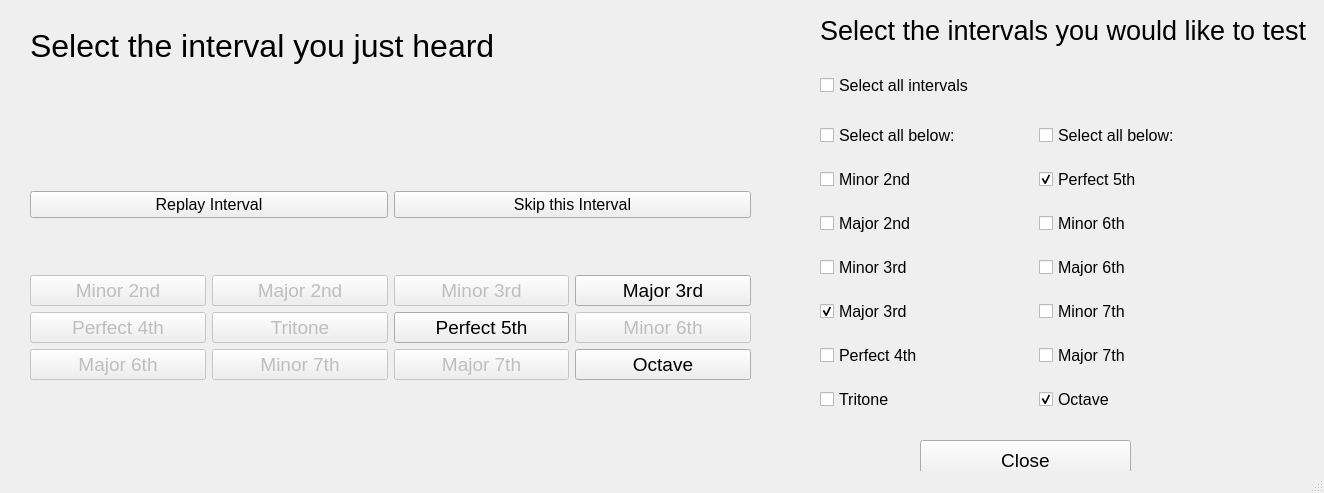
<?xml version="1.0" encoding="UTF-8"?>
<ui version="4.0">
 <class>IntervalTestWindow</class>
 <widget class="QMainWindow" name="IntervalTestWindow">
  <property name="enabled">
   <bool>true</bool>
  </property>
  <property name="geometry">
   <rect>
    <x>0</x>
    <y>0</y>
    <width>1324</width>
    <height>493</height>
   </rect>
  </property>
  <property name="windowTitle">
   <string>Interval Test</string>
  </property>
  <widget class="QWidget" name="centralwidget">
   <widget class="QLabel" name="label">
    <property name="enabled">
     <bool>true</bool>
    </property>
    <property name="geometry">
     <rect>
      <x>30</x>
      <y>-30</y>
      <width>821</width>
      <height>151</height>
     </rect>
    </property>
    <property name="font">
     <font>
      <pointsize>24</pointsize>
     </font>
    </property>
    <property name="text">
     <string>Select the interval you just heard</string>
    </property>
   </widget>
   <widget class="QLabel" name="output_label">
    <property name="geometry">
     <rect>
      <x>30</x>
      <y>90</y>
      <width>471</width>
      <height>51</height>
     </rect>
    </property>
    <property name="font">
     <font>
      <pointsize>14</pointsize>
     </font>
    </property>
    <property name="text">
     <string/>
    </property>
   </widget>
   <widget class="QWidget" name="verticalLayoutWidget">
    <property name="geometry">
     <rect>
      <x>30</x>
      <y>140</y>
      <width>721</width>
      <height>291</height>
     </rect>
    </property>
    <layout class="QVBoxLayout" name="verticalLayout">
     <item>
      <layout class="QHBoxLayout" name="horizontalLayout_2">
       <item>
        <widget class="QPushButton" name="replay_button">
         <property name="font">
          <font>
           <pointsize>12</pointsize>
          </font>
         </property>
         <property name="text">
          <string>Replay Interval</string>
         </property>
        </widget>
       </item>
       <item>
        <widget class="QPushButton" name="skip_button">
         <property name="font">
          <font>
           <pointsize>12</pointsize>
          </font>
         </property>
         <property name="text">
          <string>Skip this Interval</string>
         </property>
        </widget>
       </item>
      </layout>
     </item>
     <item>
      <layout class="QGridLayout" name="gridLayout">
       <item row="3" column="5">
        <widget class="QPushButton" name="P8_button">
         <property name="enabled">
          <bool>true</bool>
         </property>
         <property name="font">
          <font>
           <pointsize>14</pointsize>
          </font>
         </property>
         <property name="accessibleName">
          <string>OCTAVE</string>
         </property>
         <property name="text">
          <string>Octave</string>
         </property>
         <attribute name="buttonGroup">
          <string notr="true">interval_buttonGroup</string>
         </attribute>
        </widget>
       </item>
       <item row="2" column="5">
        <widget class="QPushButton" name="m6_button">
         <property name="enabled">
          <bool>false</bool>
         </property>
         <property name="font">
          <font>
           <pointsize>14</pointsize>
          </font>
         </property>
         <property name="accessibleName">
          <string>MINOR_6TH</string>
         </property>
         <property name="text">
          <string>Minor 6th</string>
         </property>
         <attribute name="buttonGroup">
          <string notr="true">interval_buttonGroup</string>
         </attribute>
        </widget>
       </item>
       <item row="1" column="5">
        <widget class="QPushButton" name="M3_button">
         <property name="enabled">
          <bool>true</bool>
         </property>
         <property name="font">
          <font>
           <pointsize>14</pointsize>
          </font>
         </property>
         <property name="accessibleName">
          <string>MAJOR_3RD</string>
         </property>
         <property name="text">
          <string>Major 3rd</string>
         </property>
         <attribute name="buttonGroup">
          <string notr="true">interval_buttonGroup</string>
         </attribute>
        </widget>
       </item>
       <item row="3" column="2">
        <widget class="QPushButton" name="M6_button">
         <property name="enabled">
          <bool>false</bool>
         </property>
         <property name="font">
          <font>
           <pointsize>14</pointsize>
          </font>
         </property>
         <property name="accessibleName">
          <string>MAJOR_6TH</string>
         </property>
         <property name="text">
          <string>Major 6th</string>
         </property>
         <attribute name="buttonGroup">
          <string notr="true">interval_buttonGroup</string>
         </attribute>
        </widget>
       </item>
       <item row="2" column="3">
        <widget class="QPushButton" name="TT_button">
         <property name="enabled">
          <bool>false</bool>
         </property>
         <property name="font">
          <font>
           <pointsize>14</pointsize>
          </font>
         </property>
         <property name="accessibleName">
          <string>TRITONE</string>
         </property>
         <property name="text">
          <string>Tritone</string>
         </property>
         <attribute name="buttonGroup">
          <string notr="true">interval_buttonGroup</string>
         </attribute>
        </widget>
       </item>
       <item row="2" column="4">
        <widget class="QPushButton" name="P5_button">
         <property name="enabled">
          <bool>true</bool>
         </property>
         <property name="font">
          <font>
           <pointsize>14</pointsize>
          </font>
         </property>
         <property name="accessibleName">
          <string>PERFECT_5TH</string>
         </property>
         <property name="text">
          <string>Perfect 5th</string>
         </property>
         <attribute name="buttonGroup">
          <string notr="true">interval_buttonGroup</string>
         </attribute>
        </widget>
       </item>
       <item row="2" column="2">
        <widget class="QPushButton" name="P4_button">
         <property name="enabled">
          <bool>false</bool>
         </property>
         <property name="font">
          <font>
           <pointsize>14</pointsize>
          </font>
         </property>
         <property name="accessibleName">
          <string>PERFECT_4TH</string>
         </property>
         <property name="text">
          <string>Perfect 4th</string>
         </property>
         <attribute name="buttonGroup">
          <string notr="true">interval_buttonGroup</string>
         </attribute>
        </widget>
       </item>
       <item row="1" column="2">
        <widget class="QPushButton" name="m2_button">
         <property name="enabled">
          <bool>false</bool>
         </property>
         <property name="font">
          <font>
           <pointsize>14</pointsize>
          </font>
         </property>
         <property name="accessibleName">
          <string>MINOR_2ND</string>
         </property>
         <property name="text">
          <string>Minor 2nd</string>
         </property>
         <attribute name="buttonGroup">
          <string notr="true">interval_buttonGroup</string>
         </attribute>
        </widget>
       </item>
       <item row="3" column="3">
        <widget class="QPushButton" name="m7_button">
         <property name="enabled">
          <bool>false</bool>
         </property>
         <property name="font">
          <font>
           <pointsize>14</pointsize>
          </font>
         </property>
         <property name="accessibleName">
          <string>MINOR_7TH</string>
         </property>
         <property name="text">
          <string>Minor 7th</string>
         </property>
         <attribute name="buttonGroup">
          <string notr="true">interval_buttonGroup</string>
         </attribute>
        </widget>
       </item>
       <item row="1" column="4">
        <widget class="QPushButton" name="m3_button">
         <property name="enabled">
          <bool>false</bool>
         </property>
         <property name="font">
          <font>
           <pointsize>14</pointsize>
          </font>
         </property>
         <property name="accessibleName">
          <string>MINOR_3RD</string>
         </property>
         <property name="text">
          <string>Minor 3rd</string>
         </property>
         <attribute name="buttonGroup">
          <string notr="true">interval_buttonGroup</string>
         </attribute>
        </widget>
       </item>
       <item row="1" column="3">
        <widget class="QPushButton" name="M2_button">
         <property name="enabled">
          <bool>false</bool>
         </property>
         <property name="font">
          <font>
           <pointsize>14</pointsize>
          </font>
         </property>
         <property name="accessibleName">
          <string>MAJOR_2ND</string>
         </property>
         <property name="text">
          <string>Major 2nd</string>
         </property>
         <attribute name="buttonGroup">
          <string notr="true">interval_buttonGroup</string>
         </attribute>
        </widget>
       </item>
       <item row="3" column="4">
        <widget class="QPushButton" name="M7_button">
         <property name="enabled">
          <bool>false</bool>
         </property>
         <property name="font">
          <font>
           <pointsize>14</pointsize>
          </font>
         </property>
         <property name="accessibleName">
          <string>MAJOR_7TH</string>
         </property>
         <property name="text">
          <string>Major 7th</string>
         </property>
         <attribute name="buttonGroup">
          <string notr="true">interval_buttonGroup</string>
         </attribute>
        </widget>
       </item>
      </layout>
     </item>
    </layout>
   </widget>
   <widget class="QLabel" name="score_label">
    <property name="geometry">
     <rect>
      <x>620</x>
      <y>80</y>
      <width>211</width>
      <height>61</height>
     </rect>
    </property>
    <property name="font">
     <font>
      <pointsize>14</pointsize>
     </font>
    </property>
    <property name="text">
     <string/>
    </property>
   </widget>
   <widget class="QPushButton" name="close_button">
    <property name="geometry">
     <rect>
      <x>920</x>
      <y>440</y>
      <width>211</width>
      <height>41</height>
     </rect>
    </property>
    <property name="font">
     <font>
      <pointsize>14</pointsize>
     </font>
    </property>
    <property name="text">
     <string>Close</string>
    </property>
   </widget>
   <widget class="QCheckBox" name="select_all">
    <property name="geometry">
     <rect>
      <x>820</x>
      <y>70</y>
      <width>311</width>
      <height>31</height>
     </rect>
    </property>
    <property name="font">
     <font>
      <pointsize>12</pointsize>
     </font>
    </property>
    <property name="text">
     <string>Select all intervals</string>
    </property>
   </widget>
   <widget class="QLabel" name="label_2">
    <property name="geometry">
     <rect>
      <x>820</x>
      <y>0</y>
      <width>591</width>
      <height>61</height>
     </rect>
    </property>
    <property name="font">
     <font>
      <pointsize>20</pointsize>
     </font>
    </property>
    <property name="text">
     <string>Select the intervals you would like to test</string>
    </property>
   </widget>
   <widget class="QWidget" name="horizontalLayoutWidget">
    <property name="geometry">
     <rect>
      <x>820</x>
      <y>110</y>
      <width>431</width>
      <height>321</height>
     </rect>
    </property>
    <layout class="QHBoxLayout" name="horizontalLayout">
     <item>
      <layout class="QVBoxLayout" name="verticalLayout_2">
       <item>
        <widget class="QCheckBox" name="select_all1">
         <property name="font">
          <font>
           <pointsize>12</pointsize>
          </font>
         </property>
         <property name="text">
          <string>Select all below:</string>
         </property>
        </widget>
       </item>
       <item>
        <widget class="QCheckBox" name="checkBox">
         <property name="font">
          <font>
           <pointsize>12</pointsize>
          </font>
         </property>
         <property name="accessibleName">
          <string>MINOR_2ND</string>
         </property>
         <property name="text">
          <string>Minor 2nd</string>
         </property>
         <attribute name="buttonGroup">
          <string notr="true">buttonGroup1</string>
         </attribute>
        </widget>
       </item>
       <item>
        <widget class="QCheckBox" name="checkBox_2">
         <property name="font">
          <font>
           <pointsize>12</pointsize>
          </font>
         </property>
         <property name="accessibleName">
          <string>MAJOR_2ND</string>
         </property>
         <property name="text">
          <string>Major 2nd</string>
         </property>
         <attribute name="buttonGroup">
          <string notr="true">buttonGroup1</string>
         </attribute>
        </widget>
       </item>
       <item>
        <widget class="QCheckBox" name="checkBox_3">
         <property name="font">
          <font>
           <pointsize>12</pointsize>
          </font>
         </property>
         <property name="accessibleName">
          <string>MINOR_3RD</string>
         </property>
         <property name="text">
          <string>Minor 3rd</string>
         </property>
         <attribute name="buttonGroup">
          <string notr="true">buttonGroup1</string>
         </attribute>
        </widget>
       </item>
       <item>
        <widget class="QCheckBox" name="checkBox_4">
         <property name="font">
          <font>
           <pointsize>12</pointsize>
          </font>
         </property>
         <property name="accessibleName">
          <string>MAJOR_3RD</string>
         </property>
         <property name="text">
          <string>Major 3rd</string>
         </property>
         <property name="checked">
          <bool>true</bool>
         </property>
         <attribute name="buttonGroup">
          <string notr="true">buttonGroup1</string>
         </attribute>
        </widget>
       </item>
       <item>
        <widget class="QCheckBox" name="checkBox_5">
         <property name="font">
          <font>
           <pointsize>12</pointsize>
          </font>
         </property>
         <property name="accessibleName">
          <string>PERFECT_4TH</string>
         </property>
         <property name="text">
          <string>Perfect 4th</string>
         </property>
         <attribute name="buttonGroup">
          <string notr="true">buttonGroup1</string>
         </attribute>
        </widget>
       </item>
       <item>
        <widget class="QCheckBox" name="checkBox_6">
         <property name="font">
          <font>
           <pointsize>12</pointsize>
          </font>
         </property>
         <property name="accessibleName">
          <string>TRITONE</string>
         </property>
         <property name="text">
          <string>Tritone</string>
         </property>
         <attribute name="buttonGroup">
          <string notr="true">buttonGroup1</string>
         </attribute>
        </widget>
       </item>
      </layout>
     </item>
     <item>
      <layout class="QVBoxLayout" name="verticalLayout_3">
       <item>
        <widget class="QCheckBox" name="select_all2">
         <property name="font">
          <font>
           <pointsize>12</pointsize>
          </font>
         </property>
         <property name="text">
          <string>Select all below:</string>
         </property>
        </widget>
       </item>
       <item>
        <widget class="QCheckBox" name="checkBox_7">
         <property name="font">
          <font>
           <pointsize>12</pointsize>
          </font>
         </property>
         <property name="accessibleName">
          <string>PERFECT_5TH</string>
         </property>
         <property name="text">
          <string>Perfect 5th</string>
         </property>
         <property name="checked">
          <bool>true</bool>
         </property>
         <attribute name="buttonGroup">
          <string notr="true">buttonGroup2</string>
         </attribute>
        </widget>
       </item>
       <item>
        <widget class="QCheckBox" name="checkBox_8">
         <property name="font">
          <font>
           <pointsize>12</pointsize>
          </font>
         </property>
         <property name="accessibleName">
          <string>MINOR_6TH</string>
         </property>
         <property name="text">
          <string>Minor 6th</string>
         </property>
         <attribute name="buttonGroup">
          <string notr="true">buttonGroup2</string>
         </attribute>
        </widget>
       </item>
       <item>
        <widget class="QCheckBox" name="checkBox_9">
         <property name="font">
          <font>
           <pointsize>12</pointsize>
          </font>
         </property>
         <property name="accessibleName">
          <string>MAJOR_6TH</string>
         </property>
         <property name="text">
          <string>Major 6th</string>
         </property>
         <attribute name="buttonGroup">
          <string notr="true">buttonGroup2</string>
         </attribute>
        </widget>
       </item>
       <item>
        <widget class="QCheckBox" name="checkBox_10">
         <property name="font">
          <font>
           <pointsize>12</pointsize>
          </font>
         </property>
         <property name="accessibleName">
          <string>MINOR_7TH</string>
         </property>
         <property name="text">
          <string>Minor 7th</string>
         </property>
         <attribute name="buttonGroup">
          <string notr="true">buttonGroup2</string>
         </attribute>
        </widget>
       </item>
       <item>
        <widget class="QCheckBox" name="checkBox_11">
         <property name="font">
          <font>
           <pointsize>12</pointsize>
          </font>
         </property>
         <property name="accessibleName">
          <string>MAJOR_7TH</string>
         </property>
         <property name="text">
          <string>Major 7th</string>
         </property>
         <attribute name="buttonGroup">
          <string notr="true">buttonGroup2</string>
         </attribute>
        </widget>
       </item>
       <item>
        <widget class="QCheckBox" name="checkBox_12">
         <property name="font">
          <font>
           <pointsize>12</pointsize>
          </font>
         </property>
         <property name="accessibleName">
          <string>OCTAVE</string>
         </property>
         <property name="text">
          <string>Octave</string>
         </property>
         <property name="checked">
          <bool>true</bool>
         </property>
         <attribute name="buttonGroup">
          <string notr="true">buttonGroup2</string>
         </attribute>
        </widget>
       </item>
      </layout>
     </item>
    </layout>
   </widget>
  </widget>
  <widget class="QMenuBar" name="menubar">
   <property name="geometry">
    <rect>
     <x>0</x>
     <y>0</y>
     <width>1324</width>
     <height>18</height>
    </rect>
   </property>
  </widget>
  <widget class="QStatusBar" name="statusbar"/>
 </widget>
 <resources/>
 <connections/>
 <buttongroups>
  <buttongroup name="interval_buttonGroup"/>
  <buttongroup name="buttonGroup1">
   <property name="exclusive">
    <bool>false</bool>
   </property>
  </buttongroup>
  <buttongroup name="buttonGroup2">
   <property name="exclusive">
    <bool>false</bool>
   </property>
  </buttongroup>
 </buttongroups>
</ui>
